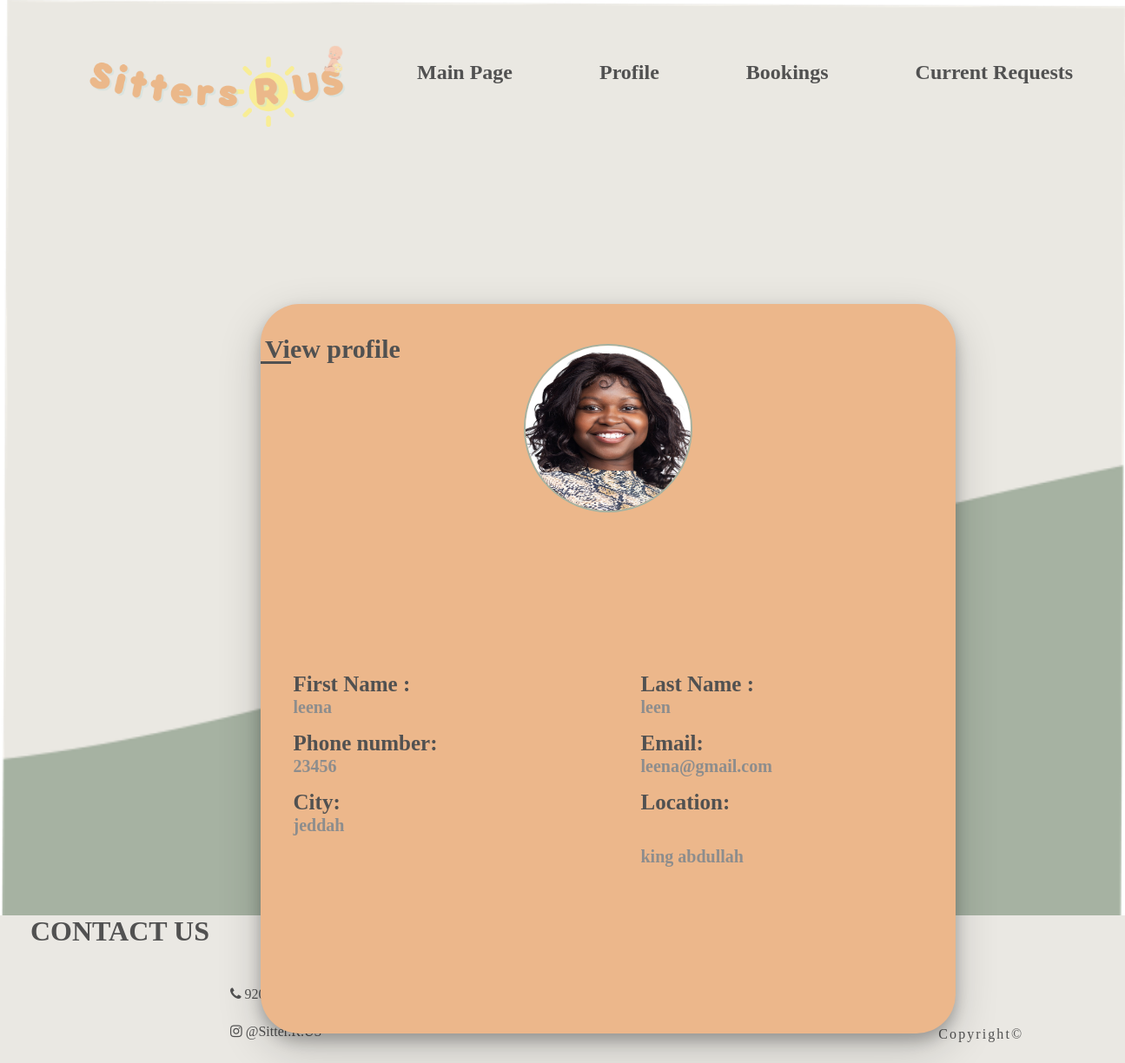
Page /View_Parent_Profile.php (signed in) on the committed database.
### tables this page shows
CREATE TABLE `users` (
  `id` int(20) NOT NULL,
  `first_name` varchar(100) NOT NULL,
  `last_name` varchar(100) NOT NULL,
  `email` varchar(100) NOT NULL,
  `password` varchar(255) NOT NULL,
  `city` varchar(100) NOT NULL,
  `location` varchar(255) NOT NULL,
  `ID_number` varchar(20) NOT NULL,
  `phone_number` varchar(50) NOT NULL,
  `age` int(20) NOT NULL,
  `gender` varchar(100) NOT NULL,
  `bio` text NOT NULL,
  `image` varchar(255) NOT NULL,
  `user_type` int(20) NOT NULL
);

### View_Parent_Profile.php (the view, shortened to what this page needs)
<!DOCTYPE html>
<html>
    <head>
        <link rel="stylesheet" type="text/css" href="stayle-latifa.CSS">
        <link rel="stylesheet" type="text/css" href="MainStyle.CSS">
        <link rel="stylesheet" href="https://stackpath.bootstrapcdn.com/font-awesome/4.7.0/css/font-awesome.min.css">
    </head>
    <body>
        <div id="body1">
         					<?php
		include("connection.php");
include("parent_menu.php");
						$parent_id=$_SESSION["uid"];
$query1="select * from users where id='$parent_id'";
$view1=mysqli_query($connection,$query1);
$rows1=mysqli_fetch_array($view1);
$first_name=$rows1['first_name'];
$last_name=$rows1['last_name'];
$email=$rows1['email'];
$phone_number=$rows1['phone_number'];
$location=$rows1['location'];
$city=$rows1['city'];
$image=$rows1['image'];
?>
        </div>
        <br>
    <div class="container1">
    <div class="title">View profile</div>
    <form action="ParentMainPage.php" method="post">
        <div class="user-details">
            <div class="profile-pic">
							<?php
									if($image==''){
									?>
                               <img src="Images/female.jpeg" alt="user photo" id="userphoto">
								<?php
								}
									else {
									?>
									<img src="<?php echo $image; ?>" alt="user photo" id="userphoto">
									<?php
								}
									?>
            </div>
            <div class="input-box">
                <span id="details1">First Name :</span>
                <span class="details"><?php echo $first_name; ?></span>
            </div>
            <div class="input-box">
                <span id="details1">Last Name :</span>
                <span class="details"><?php echo $last_name; ?></span>
            </div>
            <div class="input-box">
                <span id="details1">Phone number:</span>
                <span class="details"><?php echo $phone_number; ?></span>
            </div>
            <div class="input-box">
                <span id="details1">Email:</span>
                <span class="details"><?php echo $email; ?></span>
            </div>
            <div class="input-box">
                <span id="details1">City:</span>
 <span class="details"><?php echo $city; ?></span>
            </div>
            <div class="input-box">
                <span id="details1">Location:</span>
                <br><br>
                    <span class="details">
					  <?php echo $location; ?>
                </span>
            </div>
        </div>
    </form>
</div>
     <footer id="footer">
       <div id="Ctext">Contact us</div>
        <div class="social-icon">
        <div class="bottom">
        <a href="tel:92000003" class="line"><i class="fa fa-phone"></i> 92000003</a> </div>
        <div class="bottom">
        <a href="mailto:info@sittersRUS.com" class="line"><i class="fa fa-envelope"></i> info@sittersRUS.com</a> </div>
        <div class="bottom">
        <a href="https://instagram.com/sitters.r.us.sa?igshid=Y2ZmNzg0YzQ" class="line"><i class="fa fa-instagram"></i> @Sitter.R.US</a></div>
        <br><br>
        <div class = "bottom"><div class = "copyright"><center>Copyright&copy; </center></div></div>
        </div>
    </footer>
    </body>
</html>

### stayle-latifa.css (style rules this page uses)
.line { color: #515151; text-decoration:none; text-align:center; }
.container1 { position: absolute; display: grid; text-align: left; place-content : center; justify-items: left; align-items: center; background-color: #ECB78B; border-radius: 45px; height: 105vh; width: 100vh; left: 300px; top: 350px; z-index: 1; box-shadow:0 8px 16px 0 rgba(0, 0, 0, 0.24), 0 17px 50px 0 rgba(0, 0, 0, 0.19); }
.container1 .title { font-size: 30px; font-weight: bolder; padding-left: 5px; position: absolute; top: 35px; color: #515151; }
.container1 .title::before { content: ''; position: absolute; left: 0; bottom: 0; height: 3px; width: 35px; background: #515151; }
.profile-pic { height: 190px; width: 190px; position: absolute; top: 17%; left: 50%; transform: translate(-50%,-50%); border-radius: 50%; overflow: hidden; border: 2px solid #A5B2A1; }
#userphoto { height: 100%; width: 100%; }
.container1 form .user-details { display: flex; flex-wrap: wrap; justify-content: space-between; margin: 230px 0px 12px 35px; }
form .user-details .input-box { margin-top: 15px; width: calc(100% / 2 - 20px); }
.user-details .input-box .details { display: block; font-weight: 700; margin-bottom: 1px; font-size: 20px; color:#8d8d8d; }
.user-details .input-box #details1 { display: block; font-weight: 700; margin-bottom: 1px; color: #515151; font-size: 25px; }

### MainStyle.css (style rules this page uses)
* { margin: 0; padding: 0; }
body { min-height: 100vh ; background-image: url('Images/wall.png'); background-size: cover; background-repeat: no-repeat; font-family: fantasy; }
.line { color: #515151; text-decoration:none; text-align:center; }
#footer { background-color: #EAE8E3; color:#515151 ; position : sticky; height: 170px; text-align: center; margin-top: 80%; }
#Ctext { text-align: left; font-size: 32px; font-weight: bolder; position: relative; left: 35px; text-transform: uppercase; }
.social-icon { padding: 20px 30px; }
.bottom { left: 80px; position: relative; float: left; padding-right: 155px; padding-left: 155px; font-family: fantasy; color: #515151; margin-top: 25px; }
.copyright { position: relative; align-items: center; text-align: center; letter-spacing: 0.13em; margin-left: 400px; margin-top: 3px; color: #515151; }
a { text-decoration: none; color: #515151; }

### rows in the picture
users: image (picture), first_name "leena", last_name "leen", phone_number "23456", email "leena@gmail.com", city "jeddah", location "king abdullah"
